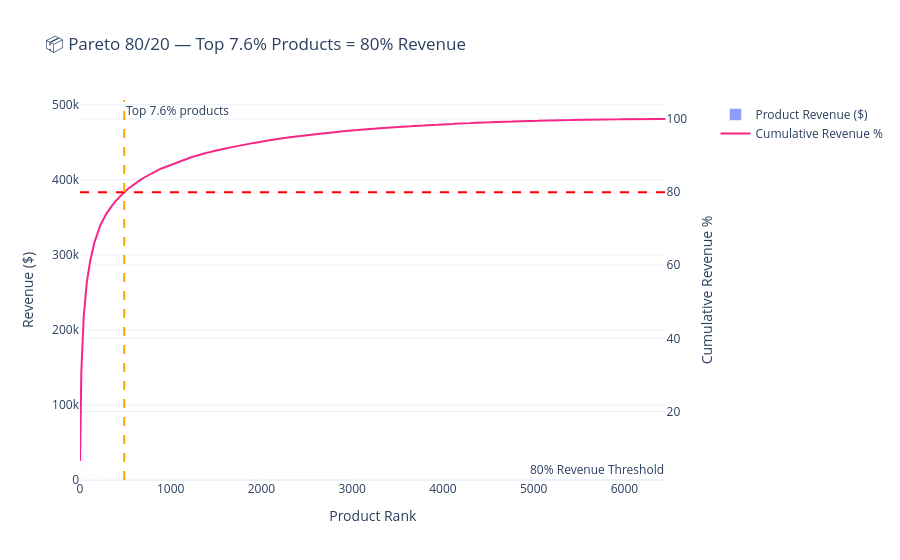

Notebook code for this chart:
### Code cell
# ============================================================
# STEP 4B - Plot Pareto Chart
# ============================================================

fig6 = make_subplots(specs=[[{"secondary_y": True}]])

# Bar: individual product revenue
fig6.add_trace(
    go.Bar(
        x            = df_pareto["product_rank"],
        y            = df_pareto["total_revenue"],
        name         = "Product Revenue ($)",
        marker_color = "#4361ee",
        opacity      = 0.6,
    ),
    secondary_y = False,
)

# Line: cumulative revenue %
fig6.add_trace(
    go.Scatter(
        x    = df_pareto["product_rank"],
        y    = df_pareto["cum_revenue_pct"],
        name = "Cumulative Revenue %",
        mode = "lines",
        line = dict(color="#f72585", width=2),
    ),
    secondary_y = True,
)

# 80% threshold line
fig6.add_hline(
    y           = 80,
    line_dash   = "dash",
    line_color  = "red",
    secondary_y = True,
    annotation_text = "80% Revenue Threshold",
)

# 20% vertical line
fig6.add_vline(
    x           = n_products_80,
    line_dash   = "dash",
    line_color  = "orange",
    annotation_text = f"Top {pct_products_80:.1f}% products",
)

fig6.update_layout(
    title     = f"📦 Pareto 80/20 — Top {pct_products_80:.1f}% Products = 80% Revenue",
    template  = "plotly_white",
    hovermode = "x unified",
    xaxis     = dict(title="Product Rank"),
)
fig6.update_yaxes(title_text="Revenue ($)",           secondary_y=False)
fig6.update_yaxes(title_text="Cumulative Revenue %",  secondary_y=True)

fig6.show()
save_fig(fig6, "14_pareto_80_20.html")

### Figure 1 — Plotly figure (JSON) as saved in the notebook; plotly's stock layout.template omitted (floating-point values rounded to 4 significant figures; data arrays with more than 128 entries replaced by an {"elided": "..."} marker saying what was removed)
{"data": [{"marker": {"color": "#4361ee"}, "name": "Product Revenue ($)", "opacity": 0.6, "type": "bar", "x": {"elided": "6453 int values"}, "xaxis": "x", "y": {"elided": "6453 float values"}, "yaxis": "y"}, {"line": {"color": "#f72585", "width": 2}, "mode": "lines", "name": "Cumulative Revenue %", "type": "scatter", "x": {"elided": "6453 int values"}, "xaxis": "x", "y": {"elided": "6453 float values"}, "yaxis": "y2"}], "layout": {"annotations": [{"showarrow": false, "text": "80% Revenue Threshold", "x": 1, "xanchor": "right", "xref": "x domain", "y": 80, "yanchor": "bottom", "yref": "y"}, {"showarrow": false, "text": "Top 7.6% products", "x": 488, "xanchor": "left", "xref": "x", "y": 1, "yanchor": "top", "yref": "y domain"}], "hovermode": "x unified", "shapes": [{"line": {"color": "red", "dash": "dash"}, "type": "line", "x0": 0, "x1": 1, "xref": "x domain", "y0": 80, "y1": 80, "yref": "y2"}, {"line": {"color": "orange", "dash": "dash"}, "type": "line", "x0": 488, "x1": 488, "xref": "x", "y0": 0, "y1": 1, "yref": "y domain"}], "title": {"text": "📦 Pareto 80/20 — Top 7.6% Products = 80% Revenue"}, "xaxis": {"anchor": "y", "domain": [0, 0.94], "title": {"text": "Product Rank"}}, "yaxis": {"anchor": "x", "domain": [0, 1], "title": {"text": "Revenue ($)"}}, "yaxis2": {"anchor": "x", "overlaying": "y", "side": "right", "title": {"text": "Cumulative Revenue %"}}}}
